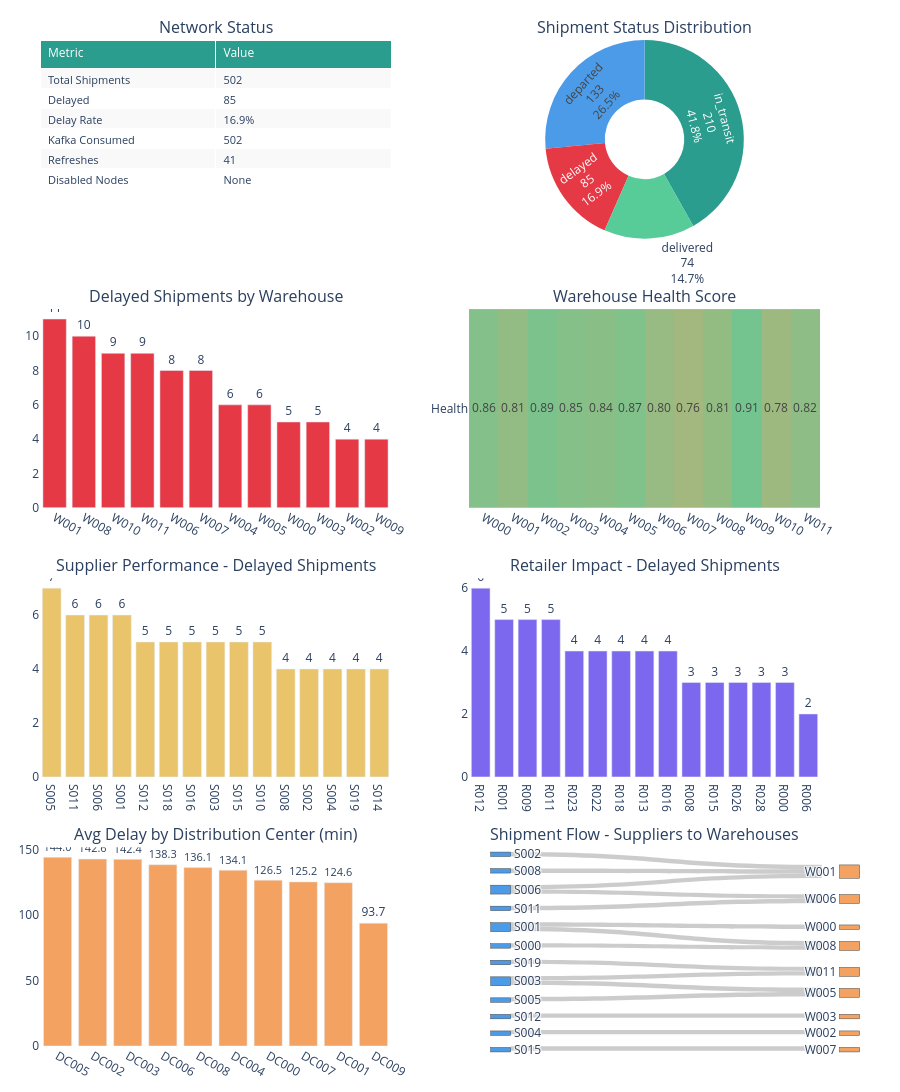

The notebook cell this image was saved under:
### Markdown cell above
## 10. Consume Events and Refresh the Dashboard

This cell is the main loop. On each cycle it:

1. Polls Kafka for up to `POLL_BATCH` new events and writes them to Neo4j
2. Queries Neo4j for the current graph state
3. Rebuilds and redraws the dashboard
4. Sleeps for `REFRESH_INTERVAL` seconds before repeating

The loop catches up on all existing Kafka events first, then stays live for new ones. Interrupt the kernel to stop.

### Code cell
events_consumed = 0
refresh_count   = 0
status_counts   = defaultdict(int)

print(f"Starting consumer + dashboard loop...")
print(f"Polling up to {POLL_BATCH} events per cycle, refreshing every {REFRESH_INTERVAL}s.")
print("Interrupt kernel to stop.\n")

try:
    while True:
        # Step 1 - consume a batch of events from Kafka and write to Neo4j
        with driver.session(database = NEO4J_DATABASE) as session:
            for _ in range(POLL_BATCH):
                msg = consumer.poll(timeout = POLL_TIMEOUT)

                if msg is None:
                    break

                if msg.error():
                    if msg.error().code() == KafkaError._PARTITION_EOF:
                        break
                    print(f"Consumer error: {msg.error()}")
                    break

                event = json.loads(msg.value().decode("utf-8"))
                write_event_to_neo4j(session, event)
                status_counts[event["status"]] += 1
                events_consumed += 1

        # Step 2 - query Neo4j for current state
        with driver.session(database = NEO4J_DATABASE) as session:
            df_status      = get_status_summary(session)
            df_delayed     = get_delayed_by_warehouse(session)
            df_dc          = get_delay_by_dist_center(session)
            df_flow        = get_shipment_flow(session)
            df_retailer    = get_retailer_impact(session)
            df_health      = get_warehouse_health(session)
            df_supplier    = get_supplier_performance(session)
            network_status = get_network_status(session)

        # Step 3 - rebuild and redraw the dashboard
        refresh_count += 1
        fig = build_dashboard(
            df_status, df_delayed, df_dc, df_flow,
            df_retailer, df_health, df_supplier,
            network_status, events_consumed, refresh_count
        )
        clear_output(wait = True)
        fig.show()

        # Step 4 - sleep before next cycle
        time.sleep(REFRESH_INTERVAL)

except KeyboardInterrupt:
    print(f"\nStopped after {refresh_count} refreshes, {events_consumed} events consumed.")
    print("\nFinal status breakdown:")
    for status, count in sorted(status_counts.items()):
        print(f"  {status:<12} : {count}")

### Figure 1 — Plotly figure (JSON) as saved in the notebook; plotly's stock layout.template omitted (floating-point values rounded to 4 significant figures)
{"data": [{"cells": {"align": "left", "fill": {"color": [["#f9f9f9", "white", "#f9f9f9", "white", "#f9f9f9", "white"]]}, "font": {"size": 11}, "values": [["Total Shipments", "Delayed", "Delay Rate", "Kafka Consumed", "Refreshes", "Disabled Nodes"], [502, 85, "16.9%", 502, 41, "None"]]}, "domain": {"x": [0, 0.45], "y": [0.8025, 1]}, "header": {"align": "left", "fill": {"color": "#2A9D8F"}, "font": {"color": "white", "size": 12}, "values": ["Metric", "Value"]}, "type": "table"}, {"domain": {"x": [0.55, 1], "y": [0.8025, 1]}, "hole": 0.4, "labels": ["in_transit", "departed", "delayed", "delivered"], "marker": {"colors": ["#2A9D8F", "#4C9BE8", "#E63946", "#57CC99"]}, "showlegend": false, "textinfo": "label+percent+value", "type": "pie", "values": [210, 133, 85, 74]}, {"marker": {"color": "#E63946"}, "showlegend": false, "text": ["11", "10", "9", "9", "8", "8", "6", "6", "5", "5", "4", "4"], "textposition": "outside", "type": "bar", "x": ["W001", "W008", "W010", "W011", "W006", "W007", "W004", "W005", "W000", "W003", "W002", "W009"], "xaxis": "x", "y": [11, 10, 9, 9, 8, 8, 6, 6, 5, 5, 4, 4], "yaxis": "y"}, {"colorscale": [[0, "#E63946"], [0.5, "#F4A261"], [1, "#57CC99"]], "showscale": false, "text": [["0.86", "0.81", "0.89", "0.85", "0.84", "0.87", "0.80", "0.76", "0.81", "0.91", "0.78", "0.82"]], "texttemplate": "%{text}", "type": "heatmap", "x": ["W000", "W001", "W002", "W003", "W004", "W005", "W006", "W007", "W008", "W009", "W010", "W011"], "xaxis": "x2", "y": ["Health"], "yaxis": "y2", "z": [[0.857, 0.81, 0.886, 0.853, 0.838, 0.867, 0.795, 0.758, 0.808, 0.907, 0.775, 0.824]], "zmax": 1, "zmin": 0}, {"marker": {"color": "#E9C46A"}, "showlegend": false, "text": ["7", "6", "6", "6", "5", "5", "5", "5", "5", "5", "4", "4", "4", "4", "4"], "textposition": "outside", "type": "bar", "x": ["S005", "S011", "S006", "S001", "S012", "S018", "S016", "S003", "S015", "S010", "S008", "S002", "S004", "S019", "S014"], "xaxis": "x3", "y": [7, 6, 6, 6, 5, 5, 5, 5, 5, 5, 4, 4, 4, 4, 4], "yaxis": "y3"}, {"marker": {"color": "#7B68EE"}, "showlegend": false, "text": ["6", "5", "5", "5", "4", "4", "4", "4", "4", "3", "3", "3", "3", "3", "2"], "textposition": "outside", "type": "bar", "x": ["R012", "R001", "R009", "R011", "R023", "R022", "R018", "R013", "R016", "R008", "R015", "R026", "R028", "R000", "R006"], "xaxis": "x4", "y": [6, 5, 5, 5, 4, 4, 4, 4, 4, 3, 3, 3, 3, 3, 2], "yaxis": "y4"}, {"marker": {"color": "#F4A261"}, "showlegend": false, "text": ["144.0", "142.6", "142.4", "138.3", "136.1", "134.1", "126.5", "125.2", "124.6", "93.7"], "textposition": "outside", "type": "bar", "x": ["DC005", "DC002", "DC003", "DC006", "DC008", "DC004", "DC000", "DC007", "DC001", "DC009"], "xaxis": "x5", "y": [144, 142.6, 142.4, 138.3, 136.1, 134.1, 126.5, 125.2, 124.6, 93.7], "yaxis": "y5"}, {"domain": {"x": [0.55, 1], "y": [0, 0.1975]}, "link": {"source": [18, 8, 0, 16, 20, 19, 0, 14, 10, 10, 12, 2, 1, 15, 19], "target": [3, 3, 6, 6, 5, 7, 13, 7, 3, 5, 9, 11, 13, 17, 4], "value": [1, 1, 1, 1, 1, 1, 1, 1, 1, 1, 1, 1, 1, 1, 1]}, "node": {"color": ["#4C9BE8", "#4C9BE8", "#4C9BE8", "#F4A261", "#F4A261", "#F4A261", "#F4A261", "#F4A261", "#4C9BE8", "#F4A261", "#4C9BE8", "#F4A261", "#4C9BE8", "#F4A261", "#4C9BE8", "#4C9BE8", "#4C9BE8", "#F4A261", "#4C9BE8", "#4C9BE8", "#4C9BE8"], "label": ["S003", "S005", "S004", "W001", "W000", "W006", "W011", "W008", "S002", "W003", "S006", "W002", "S012", "W005", "S000", "S015", "S019", "W007", "S008", "S001", "S011"]}, "type": "sankey"}], "layout": {"annotations": [{"font": {"size": 16}, "showarrow": false, "text": "Network Status", "x": 0.225, "xanchor": "center", "xref": "paper", "y": 1, "yanchor": "bottom", "yref": "paper"}, {"font": {"size": 16}, "showarrow": false, "text": "Shipment Status Distribution", "x": 0.775, "xanchor": "center", "xref": "paper", "y": 1, "yanchor": "bottom", "yref": "paper"}, {"font": {"size": 16}, "showarrow": false, "text": "Delayed Shipments by Warehouse", "x": 0.225, "xanchor": "center", "xref": "paper", "y": 0.7325, "yanchor": "bottom", "yref": "paper"}, {"font": {"size": 16}, "showarrow": false, "text": "Warehouse Health Score", "x": 0.775, "xanchor": "center", "xref": "paper", "y": 0.7325, "yanchor": "bottom", "yref": "paper"}, {"font": {"size": 16}, "showarrow": false, "text": "Supplier Performance - Delayed Shipments", "x": 0.225, "xanchor": "center", "xref": "paper", "y": 0.465, "yanchor": "bottom", "yref": "paper"}, {"font": {"size": 16}, "showarrow": false, "text": "Retailer Impact - Delayed Shipments", "x": 0.775, "xanchor": "center", "xref": "paper", "y": 0.465, "yanchor": "bottom", "yref": "paper"}, {"font": {"size": 16}, "showarrow": false, "text": "Avg Delay by Distribution Center (min)", "x": 0.225, "xanchor": "center", "xref": "paper", "y": 0.1975, "yanchor": "bottom", "yref": "paper"}, {"font": {"size": 16}, "showarrow": false, "text": "Shipment Flow - Suppliers to Warehouses", "x": 0.775, "xanchor": "center", "xref": "paper", "y": 0.1975, "yanchor": "bottom", "yref": "paper"}], "height": 1600, "margin": {"b": 40, "l": 40, "r": 40, "t": 40}, "paper_bgcolor": "white", "plot_bgcolor": "white", "xaxis": {"anchor": "y", "domain": [0, 0.45]}, "xaxis2": {"anchor": "y2", "domain": [0.55, 1]}, "xaxis3": {"anchor": "y3", "domain": [0, 0.45]}, "xaxis4": {"anchor": "y4", "domain": [0.55, 1]}, "xaxis5": {"anchor": "y5", "domain": [0, 0.45]}, "yaxis": {"anchor": "x", "domain": [0.535, 0.7325]}, "yaxis2": {"anchor": "x2", "domain": [0.535, 0.7325]}, "yaxis3": {"anchor": "x3", "domain": [0.2675, 0.465]}, "yaxis4": {"anchor": "x4", "domain": [0.2675, 0.465]}, "yaxis5": {"anchor": "x5", "domain": [0, 0.1975]}}}
